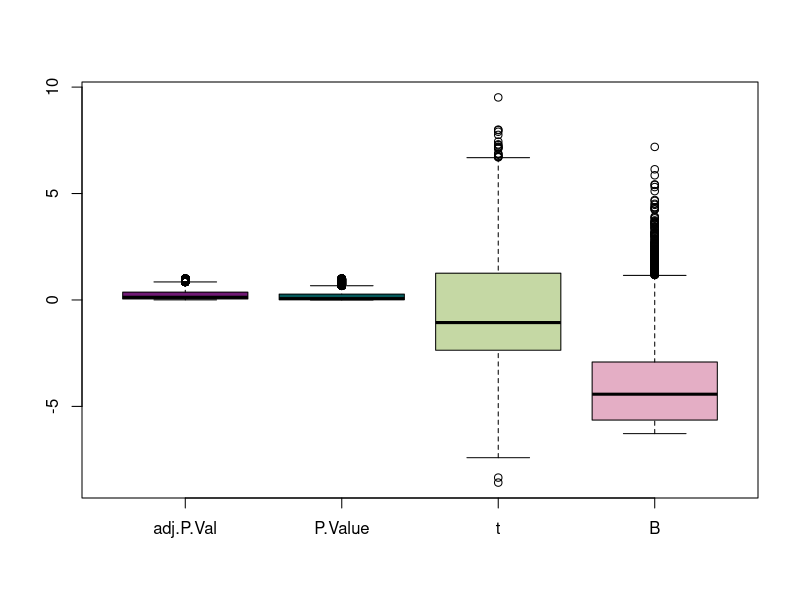
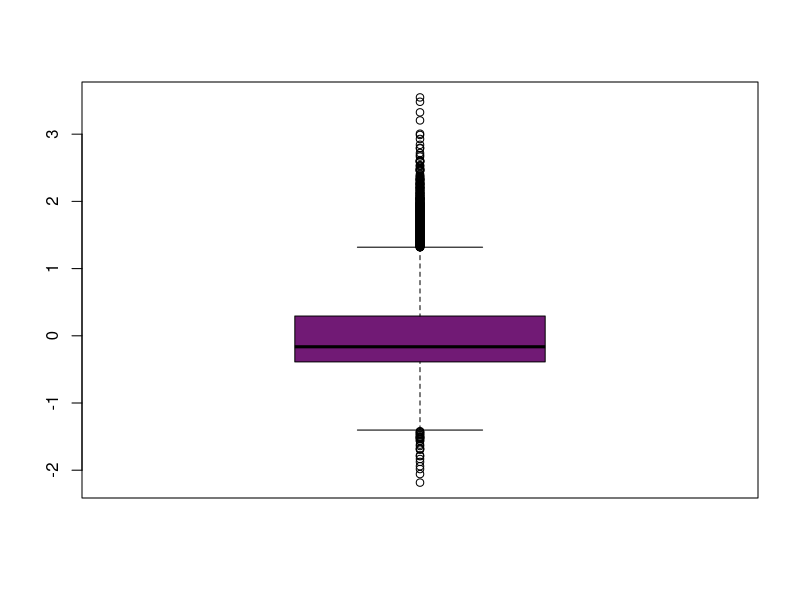
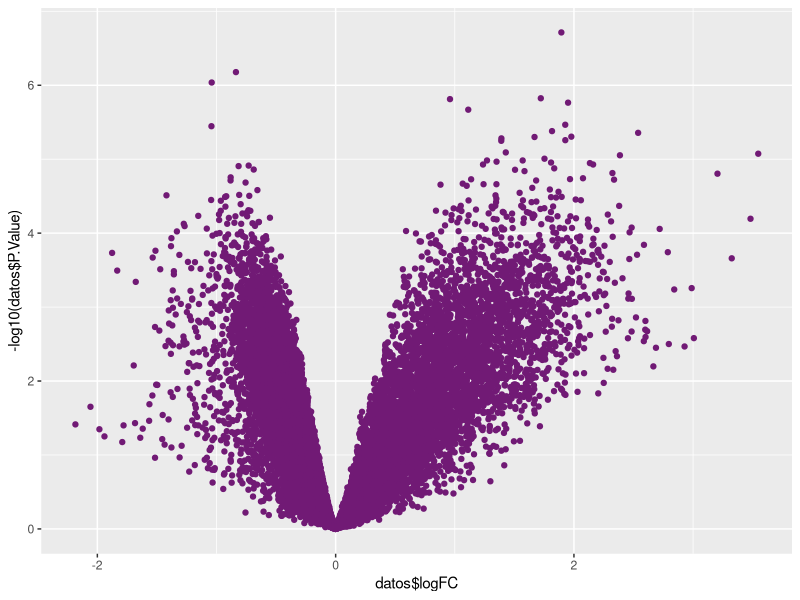

Reproduce these figures in R, in order.
## ---- chunk 1
knitr::opts_chunk$set(echo = TRUE)
## ---- chunk 2

datos <-read.delim("ExperimentoDesconocido.top.table.tsv", head = T)

View(datos)

## ---- chunk 3


# Boxplot solo por curiosidad

datos_filtr <- datos[, 2:5]

boxplot(datos_filtr, col=c("#711A75", "#05595B", "#C5D8A4", "#E4AEC5"))

# Bocplot de la expresion

boxplot(datos$logFC, col= "#711A75")

## ---- chunk 4

valores_p<-subset(datos, datos$P.Value<=0.05)
valores_p


#Subexpresados

subexpresados<-subset(datos, datos$logFC<0)


#Sobreexpresados

sobreexpresados<-subset(datos, datos$logFC>0)

## ---- chunk 5

#Subexpresados

dim(subexpresados)

#Sobreexpresados

dim(sobreexpresados)


## ---- chunk 6

library(ggplot2)

ggplot(data=datos, aes(x=datos$logFC, y=-log10(datos$P.Value))) + geom_point(col = "#711A75")


## ---- chunk 7

IDsobr <- sobreexpresados$ID

write.table(IDsobr,"sobreexpresados.txt")

IDsub <- subexpresados$ID

write.table(IDsub,"subexpresados.txt")

## ---- chunk 8


